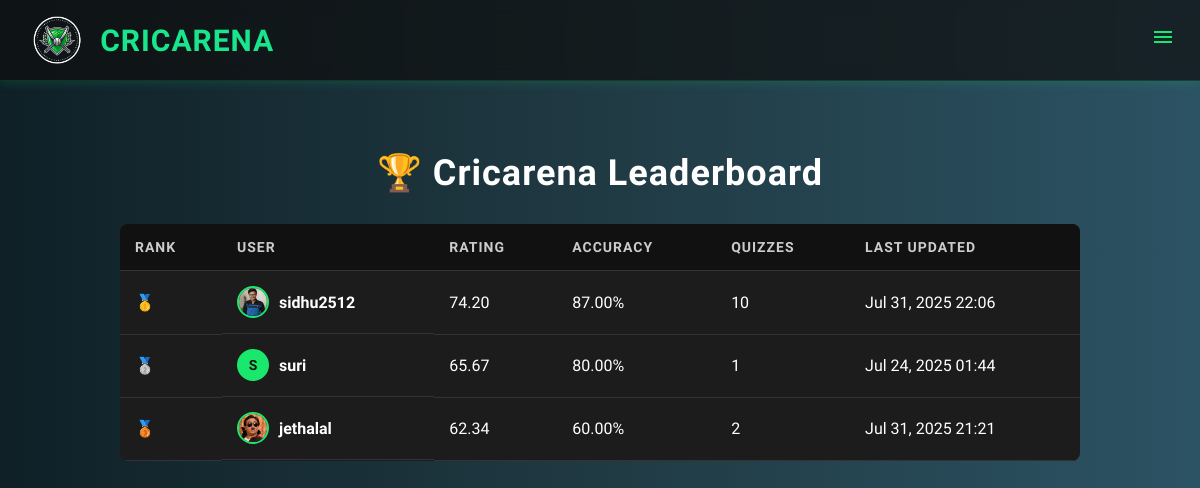
Before: /quiz/leaderboard/ with the older database file.
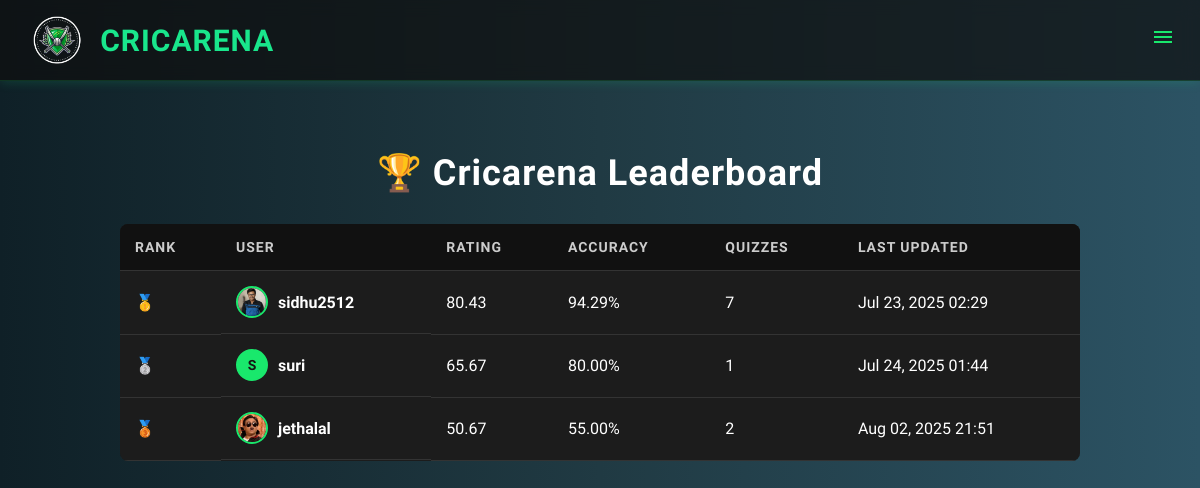
After: the same page with the newer database file.
### quiz/models.py (models this page shows, shortened)
class LeaderboardProfile(models.Model):
    user = models.OneToOneField(CustomUser, on_delete=models.CASCADE)
    average_rating = models.FloatField(default=0.0)
    last_rating = models.FloatField(default=0.0)
    accuracy = models.FloatField(default=0.0)
    quizzes_taken = models.IntegerField(default=0)
    last_updated = models.DateTimeField(auto_now=True)

### accounts/models.py (models this page shows, shortened)
class CustomUser(AbstractUser):
    nickname = models.CharField(max_length=30, blank=True, null=True)
    fav_ipl_team = models.CharField(max_length=20, choices=IPL_TEAMS, blank=True, null=True)
    quiz_attempts = models.IntegerField(default=0)
    highest_score = models.PositiveIntegerField(default=0)
    date_joined = models.DateTimeField(default=timezone.now)
    avatar = models.ImageField(upload_to='avatars/', null=True, blank=True)

### quiz/views.py (the view)
# urls.py: path('leaderboard/', views.leaderboard_view, name='leaderboard'),
def leaderboard_view(request):
    active_user_ids = QuizAttempt.objects.values_list('user_id', flat=True).distinct()
    leaderboard = LeaderboardProfile.objects.filter(
        user__id__in=active_user_ids
    ).select_related('user').order_by('-average_rating')
    return render(request, 'quiz/leaderboard.html', {
        'leaderboard': leaderboard,
    })

### quiz/templates/quiz/leaderboard.html
{% extends 'quiz/page.html' %}
{% load static %}
{% block content %}
<link rel="stylesheet" href="{% static 'quiz/leaderboard.css' %}">
<div class="leaderboard-container">
  <h1 class="leaderboard-title">🏆 Cricarena Leaderboard</h1>
  <div class="table-wrapper">
  <table class="leaderboard-table">
    <thead>
      <tr>
        <th>Rank</th>
        <th>User</th>
        <th>Rating</th>
        <th>Accuracy</th>
        <th>Quizzes</th>
        <th>Last Updated</th>
      </tr>
    </thead>
    <tbody>
      {% for entry in leaderboard %}
      <tr class="leaderboard-row">
        <td>
          {% if forloop.counter0 == 0 %}
            🥇
          {% elif forloop.counter0 == 1 %}
            🥈
          {% elif forloop.counter0 == 2 %}
            🥉
          {% else %}
            {{ forloop.counter }}
          {% endif %}
        </td>
        <td class="user-cell">
  {% if entry.user.avatar %}
    <img src="{{ entry.user.avatar.url }}" alt="Avatar" class="avatar-img-leaderboard">
  {% else %}
    <span class="avatar-fallback-leaderboard">{{ entry.user.nickname|default:entry.user.username|slice:":1"|upper }}</span>
  {% endif %}
  <span class="username-text">{{ entry.user.nickname|default:entry.user.username }}</span>
</td>
        <td>{{ entry.average_rating|floatformat:2 }}</td>
        <td>{{ entry.accuracy|floatformat:2 }}%</td>
        <td>{{ entry.quizzes_taken }}</td>
        <td>{{ entry.last_updated|date:"M d, Y H:i" }}</td>
      </tr>
      {% empty %}
      <tr>
        <td colspan="6" class="no-data">No leaderboard data yet.</td>
      </tr>
      {% endfor %}
    </tbody>
  </table></div>
</div>
{% endblock %}

### quiz/templates/quiz/page.html (shortened to what this page needs)
{% load static %}
<!DOCTYPE html>
<html lang="en">
<head>
    <link rel="stylesheet" href="{% static 'quiz/style.css' %}">
</head>
<body>
    {% include 'quiz/navbar.html' %}
    <main class="main-content">
        {% block content %}
        {% endblock %}
    </main>
</body>
</html>

### quiz/templates/quiz/navbar.html (shortened to what this page needs)
 {% load static %}
<!DOCTYPE html>
<html lang="en">
<head>
    <link rel="stylesheet" href="{% static 'quiz/style.css' %}">
    <link rel="stylesheet" href="https://unpkg.com/swiper/swiper-bundle.min.css" />
        <link rel="stylesheet" href="https://cdnjs.cloudflare.com/ajax/libs/font-awesome/6.5.0/css/all.min.css">
</head>
<body>
      <nav class="navbar">
  <div class="navbar-left">
    <div class="navbar-logo">
      <a href="/home/"><img src="/static/ipl/assets/cricarenalogo.png" alt=""> CRICARENA</a>
    </div>
  </div>
<div class="toggle-btn">
  <svg xmlns="http://www.w3.org/2000/svg" height="24" width="24" viewBox="0 -960 960 960" fill="#19e86c">
    <path d="M120-240v-80h720v80H120Zm0-200v-80h720v80H120Zm0-200v-80h720v80H120Z" />
  </svg>
</div>
</nav>
</body>
</html>

### quiz/static/quiz/style.css (style rules this page uses)
* { margin: 0; padding: 0; box-sizing: border-box; }
html,body { font-family: 'Urbanist','Inter', sans-serif; background-color: black; overflow-x: hidden; max-width: 100%; touch-action: auto; overscroll-behavior: auto; -webkit-overflow-scrolling: touch; }
body::before { content: ''; display: block; height: 70px; }
.navbar { color: #fff; display: flex; justify-content: space-between; align-items: center; padding: 15px 25px; position: fixed; top: 0; width: 100%; z-index: 1000; box-shadow: 0 2px 10px #19e68c26; background: #0f0f0fb3; backdrop-filter: blur(8px); -webkit-backdrop-filter: blur(8px); border-bottom: 1px solid rgba(29, 185, 84, .2); font-family: Rajdhani, Urbanist, sans-serif; text-transform: uppercase; font-weight: 600; letter-spacing: 1px; }
.navbar-left, .navbar-center, .navbar-right { display: flex; align-items: center; }
.navbar-left { flex: 1; }
.navbar-logo a { color: #19e68c; font-size: clamp(20px, 5vw, 30px); font-family: Rajdhani, sans-serif; font-weight: 700; text-decoration: none; letter-spacing: 1px; display: flex; align-items: center; gap: 8px; }
.navbar-logo img { height: clamp(35px, 8vw, 50px); vertical-align: middle; }
.navbar .toggle-btn { font-size: 1.5rem; cursor: pointer; display: none; }
.main-content { padding: 2rem; }
body { background-color: #121212; color: white; font-family: 'Poppins', sans-serif; }
body { margin: 0; font-family: 'Poppins', sans-serif; background-color: #121212; color: white; }
@media (max-width: 1200px) { .navbar .toggle-btn { display: block; } }

### quiz/static/quiz/leaderboard.css (style rules this page uses)
body { font-family: 'Urbanist','Inter', sans-serif; background: linear-gradient(to right, #0f2027, #203a43, #2c5364); color: #ffffff; margin: 0; padding: 0; }
.leaderboard-container { padding: 50px 20px; max-width: 1000px; margin: auto; box-sizing: border-box; }
.leaderboard-title { text-align: center; font-size: 36px; margin-bottom: 30px; letter-spacing: 1px; }
.table-wrapper { overflow-x: auto; border-radius: 8px; }
.leaderboard-table { width: 100%; min-width: 500px; border-collapse: collapse; background-color: #1c1c1c; box-shadow: 0 0 10px #00000077; }
.leaderboard-table th, .leaderboard-table td { padding: 15px; text-align: left; border-bottom: 1px solid #333; }
.leaderboard-table th { background-color: #111; color: #ccc; font-size: 14px; text-transform: uppercase; letter-spacing: 1px; }
.user-cell { display: flex; align-items: center; gap: 10px; }
.avatar-img-leaderboard { width: 32px; height: 32px; border-radius: 50%; object-fit: cover; object-position: top; border: 2px solid #19e86c; }
.avatar-fallback-leaderboard { width: 32px; height: 32px; background: #19e86c; color: #141414; font-weight: bold; font-size: 14px; display: flex; align-items: center; justify-content: center; border-radius: 50%; border: 2px solid #19e86c; }
.username-text { font-weight: 600; }

Changed rows visible on the page:
changed LeaderboardProfile "sidhu2512": average_rating "74.20" → "80.43"; accuracy "87.00" → "94.29"; quizzes_taken "10" → "7"; last_updated "Jul 31, 2025 22:06" → "Jul 23, 2025 02:29"
changed LeaderboardProfile "jethalal": average_rating "62.34" → "50.67"; accuracy "60.00" → "55.00"; last_updated "Jul 31, 2025 21:21" → "Aug 02, 2025 21:51"
